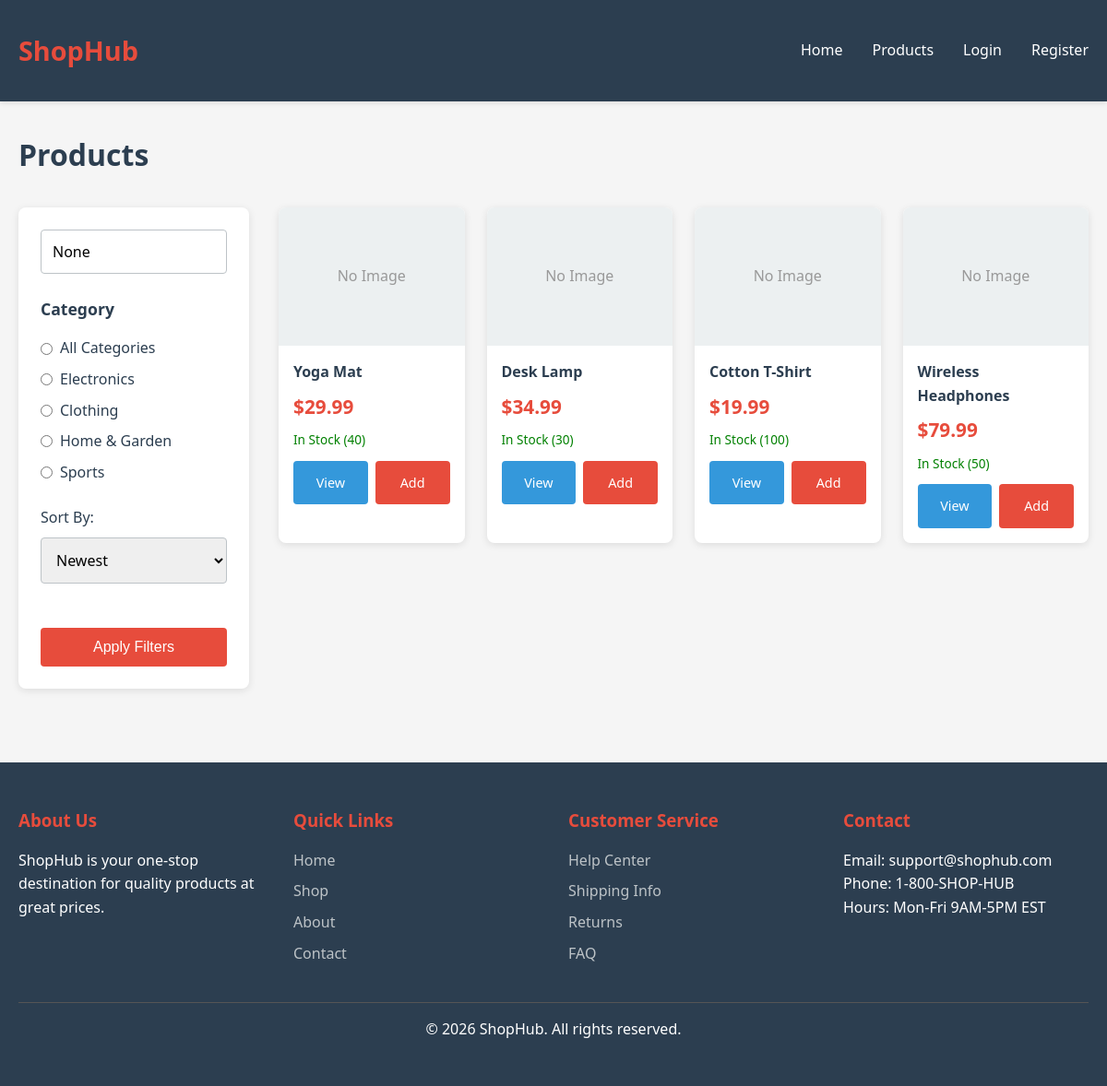
Screenshot of /products/ with the database file from the repository.
### store/models.py (models this page shows, shortened)
class Category(models.Model):
    name = models.CharField(max_length=200)
    description = models.TextField(blank=True)
    class Meta:
        verbose_name_plural = "Categories"

class Product(models.Model):
    name = models.CharField(max_length=255)
    description = models.TextField()
    price = models.DecimalField(max_digits=10, decimal_places=2)
    category = models.ForeignKey(Category, on_delete=models.CASCADE, related_name='products')
    image = models.ImageField(upload_to='products/', blank=True, null=True)
    stock = models.IntegerField(default=0)
    created_at = models.DateTimeField(auto_now_add=True)

### store/views.py (the view)
# urls.py: path('products/', views.product_list, name='product_list'),
def product_list(request):
    products = Product.objects.all()
    categories = Category.objects.all()
    category_id = request.GET.get('category')
    if category_id:
        products = products.filter(category_id=category_id)
    search = request.GET.get('search')
    if search:
        products = products.filter(Q(name__icontains=search) | Q(description__icontains=search))
    sort = request.GET.get('sort', '-created_at')
    products = products.order_by(sort)
    return render(request, 'store/product_list.html', {
        'products': products,
        'categories': categories,
        'selected_category': category_id,
        'search_query': search,
    })

### templates/store/product_list.html (shortened to what this page needs)
{% extends 'store/base.html' %}
{% block content %}
<h1 class="page-title">Products</h1>
<div class="products-container">
    <div class="sidebar">
        <form method="get" id="filter-form">
            <div class="filter-group">
                <input type="text" name="search" value="{{ search_query }}" placeholder="Search products..." class="search-box">
            </div>
            <div class="filter-group">
                <h3>Category</h3>
                <label>
                    <input type="radio" name="category" value="">
                    All Categories
                </label>
                {% for category in categories %}
                <label>
                    <input type="radio" name="category" value="{{ category.id }}" {% if selected_category|stringformat:"s" == category.id|stringformat:"s" %}checked{% endif %}>
                    {{ category.name }}
                </label>
                {% endfor %}
            </div>
            <div class="filter-group">
                <label>Sort By:</label>
                <select name="sort" class="sort-select">
                    <option value="-created_at">Newest</option>
                </select>
            </div>
            <button type="submit" class="btn btn-primary" style="width: 100%;">Apply Filters</button>
        </form>
    </div>
    <div class="main-content">
        {% if products %}
        <div class="product-grid">
            {% for product in products %}
            <div class="product-card">
                <div class="product-image">
                    {% if product.image %}
                        <img src="{{ product.image.url }}" alt="{{ product.name }}">
                    {% else %}
                        <div style="width: 100%; text-align: center; color: #999;">No Image</div>
                    {% endif %}
                </div>
                <div class="product-info">
                    <div class="product-name">{{ product.name }}</div>
                    <div class="product-price">${{ product.price }}</div>
                    <div style="font-size: 0.85rem; color: #666; margin-bottom: 0.75rem;">
                        {% if product.stock > 0 %}
                            <span style="color: green;">In Stock ({{ product.stock }})</span>
                        {% else %}
                            <span style="color: red;">Out of Stock</span>
                        {% endif %}
                    </div>
                    <div class="product-actions">
                        <a href="{% url 'product_detail' product.id %}" class="btn btn-secondary">View</a>
                        {% if user.is_authenticated and product.stock > 0 %}
                            <form method="post" action="{% url 'add_to_cart' product.id %}" style="flex: 1;">
                                {% csrf_token %}
                                <input type="hidden" name="quantity" value="1">
                                <button type="submit" class="btn btn-primary" style="width: 100%;">Add</button>
                            </form>
                        {% elif not user.is_authenticated %}
                            <a href="{% url 'login' %}" class="btn btn-primary" style="flex: 1; text-align: center;">Add</a>
                        {% endif %}
                    </div>
                </div>
            </div>
            {% endfor %}
        </div>
        {% else %}
        <div class="no-products">
            <h3>No Products Found</h3>
            <p>Try adjusting your filters or search terms.</p>
            <a href="{% url 'product_list' %}" class="btn btn-primary" style="margin-top: 1rem;">View All Products</a>
        </div>
        {% endif %}
    </div>
</div>
{% endblock %}

### templates/store/base.html (style rules this page uses)
* { margin: 0; padding: 0; box-sizing: border-box; }
:root { --primary-color: #2c3e50; --secondary-color: #e74c3c; --accent-color: #3498db; --light-bg: #ecf0f1; --text-color: #333; --border-color: #bdc3c7; }
body { font-family: 'Segoe UI', Tahoma, Geneva, Verdana, sans-serif; color: var(--text-color); background-color: #f5f5f5; line-height: 1.6; }
.page-title { font-size: 2rem; margin-bottom: 2rem; color: var(--primary-color); }
.btn { padding: 0.75rem 1.5rem; border: none; border-radius: 4px; cursor: pointer; font-size: 1rem; text-decoration: none; display: inline-block; transition: all 0.3s; }
.btn-primary { background-color: var(--secondary-color); color: white; }
.btn-secondary { background-color: var(--accent-color); color: white; }
label { display: block; margin-bottom: 0.5rem; font-weight: 600; color: var(--primary-color); }
input[type="text"], input[type="email"], input[type="password"], input[type="number"], select, textarea { width: 100%; padding: 0.75rem; border: 1px solid var(--border-color); border-radius: 4px; font-family: inherit; font-size: 1rem; }

### templates/store/product_list.html (style rules this page uses)
.products-container { display: grid; grid-template-columns: 250px 1fr; gap: 2rem; }
.sidebar { background: white; padding: 1.5rem; border-radius: 8px; box-shadow: 0 2px 8px rgba(0,0,0,0.1); height: fit-content; }
.sidebar h3 { color: var(--primary-color); margin-bottom: 1rem; font-size: 1.1rem; }
.filter-group { margin-bottom: 1.5rem; }
.filter-group label { display: flex; align-items: center; margin-bottom: 0.5rem; font-weight: normal; cursor: pointer; }
.filter-group input[type="checkbox"], .filter-group input[type="radio"] { margin-right: 0.5rem; }
.search-box { display: flex; gap: 0.5rem; margin-bottom: 1.5rem; }
.sort-select { width: 100%; margin-bottom: 1.5rem; }
.main-content { display: flex; flex-direction: column; }
.product-grid { display: grid; grid-template-columns: repeat(auto-fill, minmax(200px, 1fr)); gap: 1.5rem; }
.product-card { background: white; border-radius: 8px; overflow: hidden; box-shadow: 0 2px 8px rgba(0,0,0,0.1); transition: all 0.3s; }
.product-image { width: 100%; height: 150px; background-color: var(--light-bg); display: flex; align-items: center; justify-content: center; overflow: hidden; }
.product-info { padding: 1rem; }
.product-name { font-size: 1rem; font-weight: 600; color: var(--primary-color); margin-bottom: 0.5rem; }
.product-price { font-size: 1.3rem; color: var(--secondary-color); font-weight: bold; margin-bottom: 0.5rem; }
.product-actions { display: flex; gap: 0.5rem; margin-top: 0.75rem; }
.product-actions a { flex: 1; text-align: center; font-size: 0.9rem; }
.page-title { margin-bottom: 2rem; }

### rows the page displays
Category: category "☐ Electronics", name "Electronics"
Category: category "☐ Clothing", name "Clothing"
Category: category "☐ Home & Garden", name "Home & Garden"
Category: category "☐ Sports", name "Sports"
Product: image "No Image", name "Yoga Mat", price "29.99", stock "40"
Product: image "No Image", name "Desk Lamp", price "34.99", stock "30"
Product: image "No Image", name "Cotton T-Shirt", price "19.99", stock "100"
Product: image "No Image", name "Wireless Headphones", price "79.99", stock "50"
